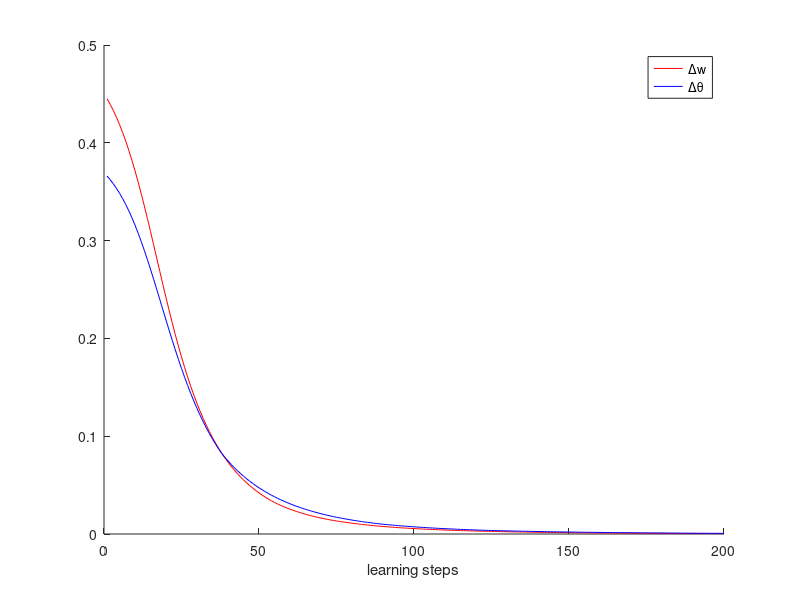

Recreate this plot in MATLAB.
clear
clc
clf

N = 10; % number of neurons
K = 200; % learning steps
T = 500; % number of training states
theta = rand(1,N);
w = rand(N,N);
w(1:N+1:N*N) = 0;

training_dataset = randi([0 1], N,T); % NxT
learning_rate = 0.04;

% calculating clamped statistics
% <s_i>_c
clamped_state_expectations = sum(training_dataset, 2)'/T; % 1xN
% <s_{ij}>_c
clamped_state_correlation_expectations = training_dataset * training_dataset' / T; % NxN

% array to hold convergence data
delta_ws = zeros(1,K);
delta_thetas = zeros(1,K);
for learning_step = 1:K
    E = (-0.5*(sum(w*training_dataset)+theta*training_dataset));
    Z = sum(exp(-E));
    p_s = exp(-E)/Z; 
    % calculating free statistics
    % <s_i>
    free_state_expectations = p_s * training_dataset'; % 1xN
    % <s_{ij}>
    free_state_correlation_expectations = (training_dataset .* repmat(p_s, N, 1)) * training_dataset';
    % delta_w = <s_{ij}>_c - <s_{ij}>
    delta_w = clamped_state_correlation_expectations - free_state_correlation_expectations;
    % set diagonal of delta_w to 0
    delta_w(1:N+1:N*N) = 0;
    
    % delta_theta = <s_i>_c - <s_i>
    delta_theta = clamped_state_expectations - free_state_expectations;
    
    % apply learning
    w = w + learning_rate * delta_w;
    theta = theta + learning_rate * delta_theta;
    
    % store delta values to show convergence
    delta_ws(learning_step) = mean(mean(abs(delta_w)));
    delta_thetas(learning_step) = mean(abs(delta_theta));
end

% hodor
hold on
plot(delta_ws, 'r')
plot(delta_thetas, 'b')
hold off
xlabel('learning steps')
legend('\Delta{w}', '\Delta\theta')